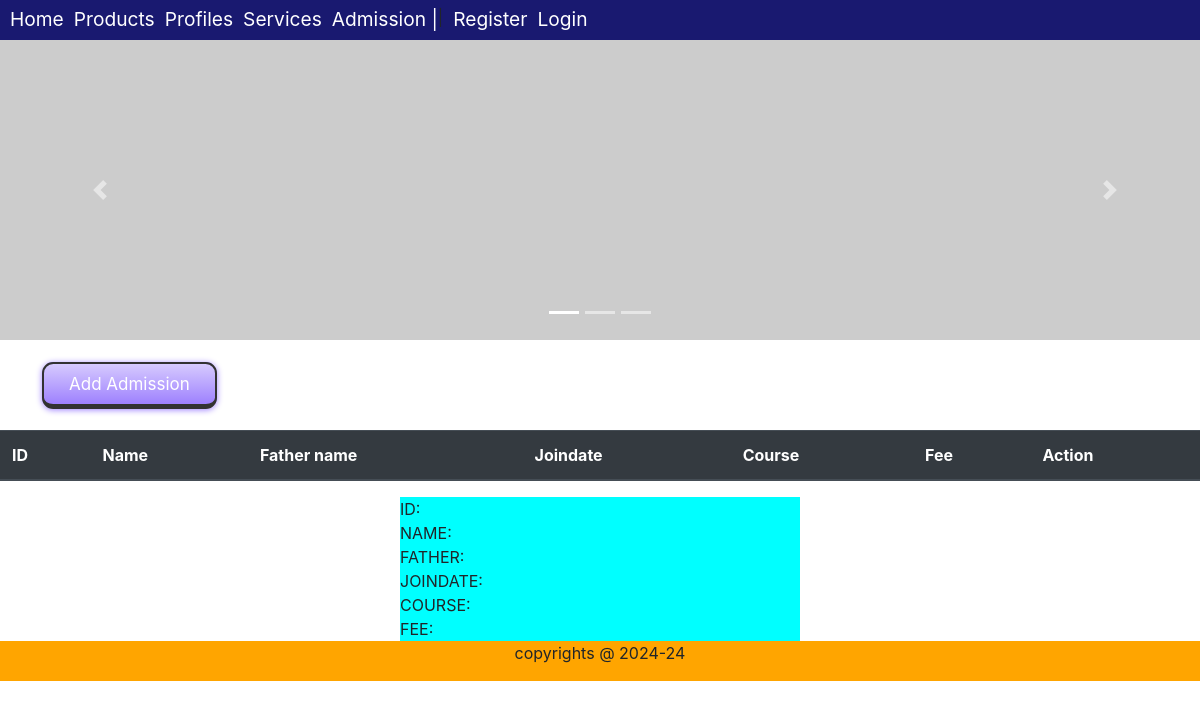
The app's page /, older data.
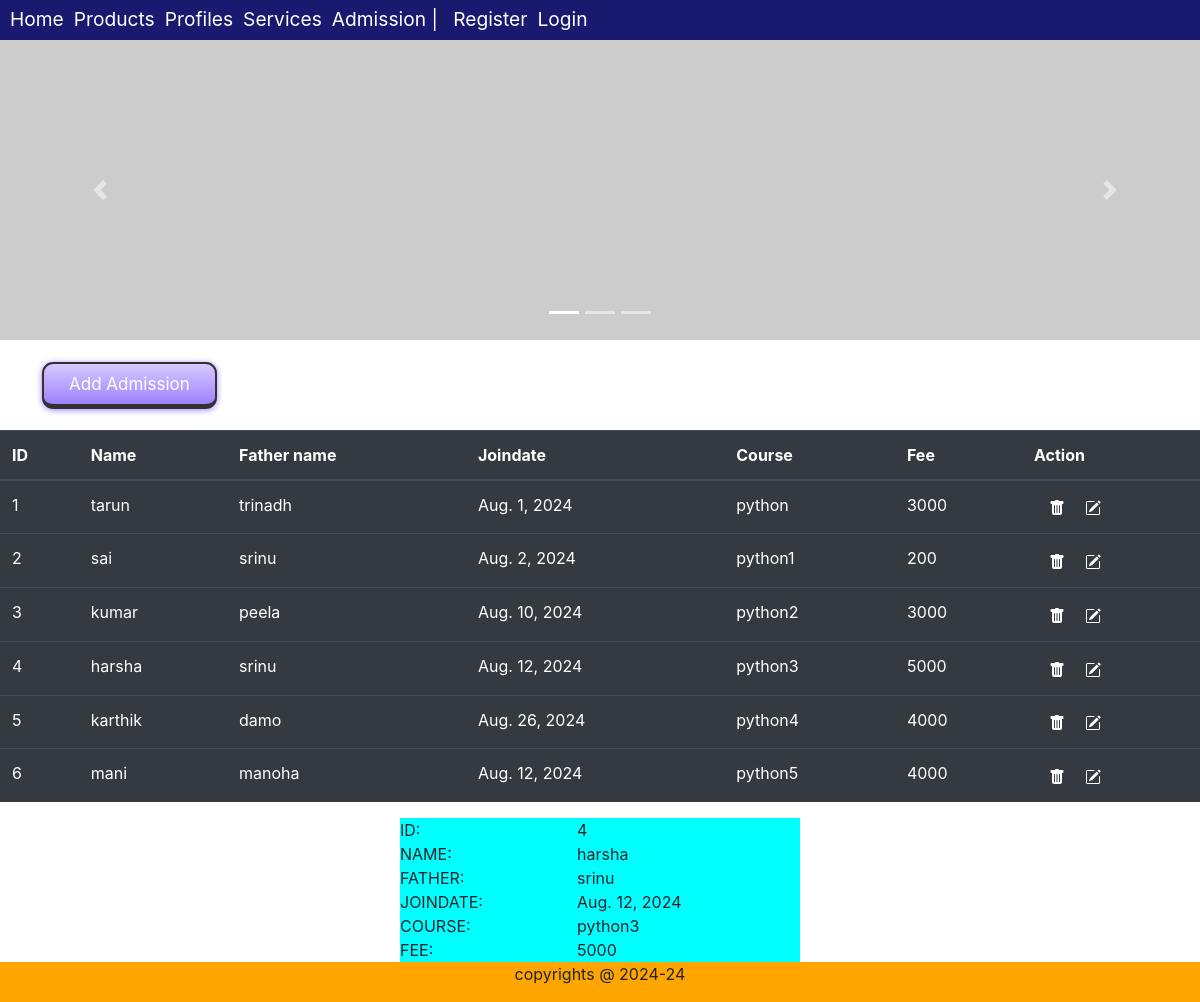
The same page, newer data.
### admission/models.py (models this page shows)
class Admission(models.Model):
    stu_name=models.CharField(max_length=100)
    stu_father=models.CharField(max_length=100)
    joindate=models.DateField()
    stu_class=models.CharField(max_length=100)
    fee=models.PositiveIntegerField()
    class Meta:
        verbose_name="Admission"
        verbose_name_plural="Admissions"

### admission/views.py (the view)
# urls.py: 2. Add a URL to urlpatterns:  path('', views.home, name='home')
def home(request):
    data=Admission.objects.all()
    result=data.filter(id=4).exists()
    if result:
        result=data.get(id=4)
    res=render(request,'index.html',{'data':list(data),'result':result})
    return res

### templates/index.html (shortened to what this page needs)
{% extends 'layout.html' %} {% block title %} home {% endblock title %}
{% block content %}
<div id="carouselExampleIndicators" class="carousel slide" data-ride="carousel">
  <ol class="carousel-indicators">
    <li
      data-target="#carouselExampleIndicators"
      data-slide-to="0"
      class="active"
    ></li>
    <li data-target="#carouselExampleIndicators" data-slide-to="1"></li>
    <li data-target="#carouselExampleIndicators" data-slide-to="2"></li>
  </ol>
  <div class="carousel-inner">
    <div class="carousel-item active">
      <img
        src="https://picsum.photos/1600/400?coder"
        class="d-block w-100"
        alt="..."
      />
    </div>
  </div>
  <a
    class="carousel-control-prev"
    href="#carouselExampleIndicators"
    role="button"
    data-slide="prev"
  >
    <span class="carousel-control-prev-icon" aria-hidden="true"></span>
  </a>
  <a
    class="carousel-control-next"
    href="#carouselExampleIndicators"
    role="button"
    data-slide="next"
  >
    <span class="carousel-control-next-icon" aria-hidden="true"></span>
  </a>
</div>
<div class="py-3 px-3 my-3 mx-3">
<a href="admissionentry" role="button">Add Admission</a>
</div>
<div>
<table class="table table-dark">
  <thead class="thead-dark">
    <tr>
      <th scope="col">ID</th>
      <th scope="col">Name</th>
      <th scope="col">Father name</th>
      <th scope="col">Joindate</th>
      <th scope="col">Course</th>
      <th scope="col">Fee</th>
      <th scope="col">Action</th>
    </tr>
      {% for red in data %}
      <tr>
        <td>{{red.id}}</td>
        <td>{{red.stu_name}}</td>
        <td>{{red.stu_father}}</td>
        <td>{{red.joindate}}</td>
        <td>{{red.stu_class}}</td>
        <td>{{red.fee}}</td>
        <td>
          <span>
           <a href="deleteadmission/{{red.id}}">
          </a>
          <a href="editadmission/{{red.id}}">
          </a>
        </span>
        </td>
      </tr>
      {% endfor %}
  </table>
</div>
<div>
  <table style="width:400px; margin:auto; background:aqua;">
    <tr>
      <td>ID:</td>
      <td>{{result.id}}</td>
    </tr>
    <tr>
      <td>NAME:</td>
      <td>{{result.stu_name}}</td>
    </tr>
    <tr>
      <td>FATHER:</td>
      <td>{{result.stu_father}}</td>
    </tr>
    <tr>
      <td>JOINDATE:</td>
      <td>{{result.joindate}}</td>
    </tr>
    <tr>
      <td>COURSE:</td>
      <td>{{result.stu_class}}</td>
    </tr>
    <tr>
      <td>FEE:</td>
      <td>{{result.fee}}</td>
    </tr>
  </table>
</div>
{% endblock content%}

### templates/layout.html (shortened to what this page needs)
<!DOCTYPE html>
<html lang="en">
<head>
    <link rel="stylesheet" href="https://cdn.jsdelivr.net/npm/bootstrap@4.5.3/dist/css/bootstrap.min.css">
    <link rel="stylesheet" href="/static/css/custom.css">
</head>
<body>
    <div class="nav-bar">
        <ul class="nav-items">
            <li><a href="{% url 'home' %}">Home</a></li>
            <li><a href="{% url 'products' %}">Products</a></li>
            <li><a href="{% url 'profiles' %}">Profiles</a></li>
            <li><a href="{% url 'services' %}">Services</a></li>
            <li><a href="{% url 'admissionentry' %}">Admission  |</a></li>|
            {% if user.is_authenticated %}
            <li class="text-light mt-1">  Hello, {{user.username}}</li>
            <li><a href="{% url 'logout' %}">logout</a></li>
            {% else %}
            <li><a href="{% url 'register' %}">Register</a></li>
            <li><a href="{% url 'login' %}">Login</a></li>
            {% endif %}
        </ul>
    </div>
    <div>
        {% block content %}
        {% endblock content %}
    </div>
    <div class='footer-bar'>
        <p style="text-allign-center">
            copyrights @ 2024-24
        </p>
    </div>
</body>
</html>

### assets/css/custom.css (style rules this page uses)
* { box-sizing: border-box; padding: 0px; margin: 0px; }
.nav-bar { width: 100vw; height: 40px; background-color: midnightblue; align-items: center; display: flex; padding-top: 15px; }
.nav-items { display: flex; flex-direction: row; list-style: none; }
a { text-decoration: none; color: white; font-size: 1.2rem; margin-left: 10px; }
.footer-bar { display:flex; flex-direction:column; width:100vw; height:40px; align-items:center; background-color:orange; justify-content:center; bottom:0px; }
.action-icons { margin-left:5px; cursor: pointer; }

### templates/layout.html (style rules this page uses)
body { background-image:url(background.avif); background-repeat:no-repeat; background-attachment:fixed; background-size: 100% 100%; }

### templates/index.html (style rules this page uses)
a[href="admissionentry"], a[href="admissionentry"]:focus { font-size: 17px; padding: 10px 25px; border-radius: 0.7rem; background-image: linear-gradient(rgb(214, 202, 254), rgb(158, 129, 254)); border: 2px solid rgb(50, 50, 50); border-bottom: 5px solid rgb(50, 50, 50); box-shadow: 0px 1px 6px 0px rgb(158, 129, 254); transform: translate(0, -3px); cursor: pointer; transition: 0.2s; transition-timing-function: linear; }

Row changes from the older to the newer data that the page shows:
added Admission: id "1", stu_name "tarun", stu_father "trinadh", joindate "Aug. 1, 2024", stu_class "python", fee "3000"
added Admission: id "2", stu_name "sai", stu_father "srinu", joindate "Aug. 2, 2024", stu_class "python1", fee "200"
added Admission: id "3", stu_name "kumar", stu_father "peela", joindate "Aug. 10, 2024", stu_class "python2", fee "3000"
added Admission: id "4", stu_name "harsha", stu_father "srinu", joindate "Aug. 12, 2024", stu_class "python3", fee "5000"
added Admission: id "5", stu_name "karthik", stu_father "damo", joindate "Aug. 26, 2024", stu_class "python4", fee "4000"
added Admission: id "6", stu_name "mani", stu_father "manoha", joindate "Aug. 12, 2024", stu_class "python5", fee "4000"
